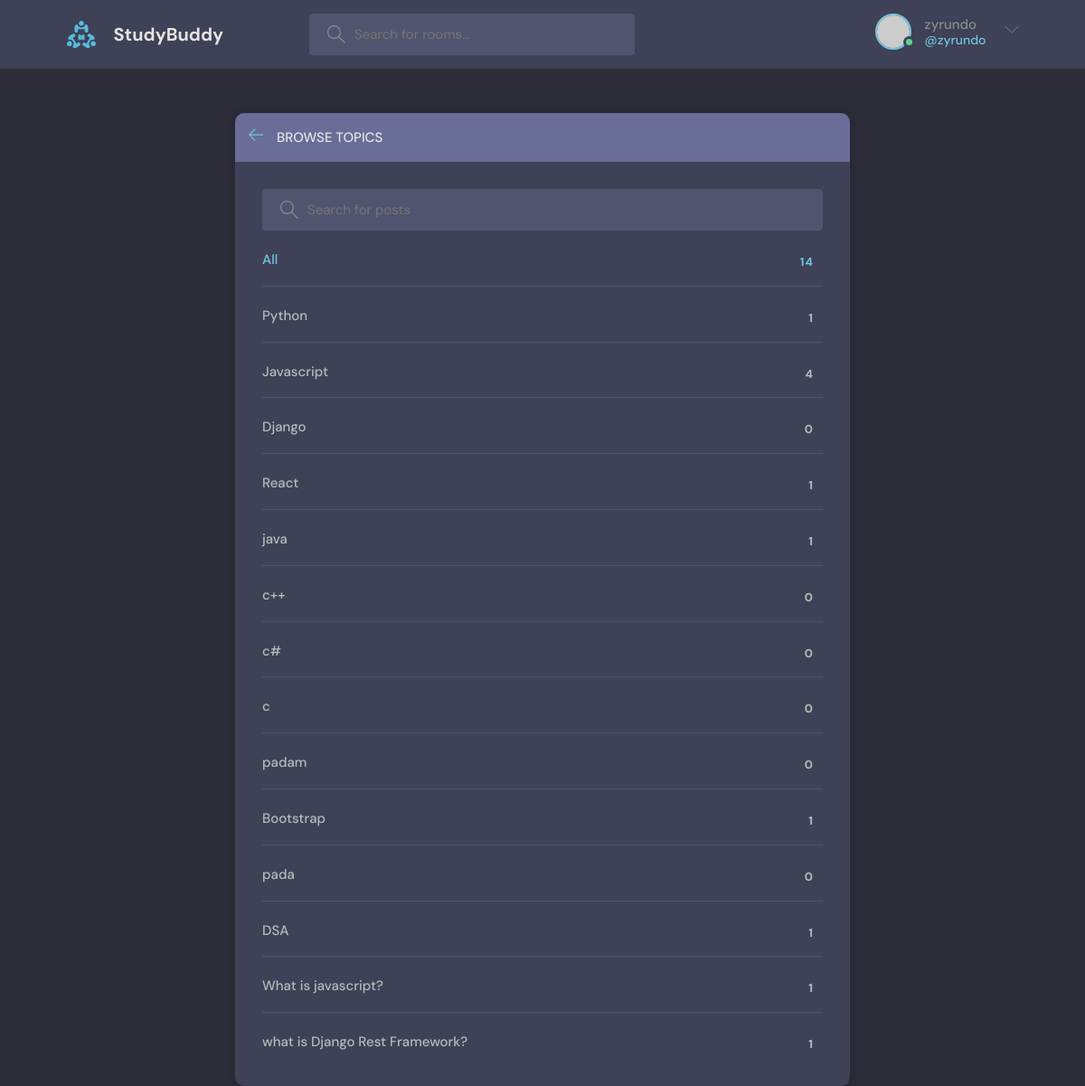
Screenshot of /topicPage (signed in) with the database file from the repository.
### base/models.py (models this page shows, shortened)
class Topic(models.Model):
    name = models.CharField(max_length=200)

### base/views.py (the view)
# urls.py: path('topicPage',views.topicPage,name='topicPage'),
def topicPage(request):
    q = request.GET.get('q') if request.GET.get('q') != None else ''
    topic = Topic.objects.filter(name__icontains = q)
    return render(request,'base/topics.html',{'topics':topic})

### base/templates/base/topics.html (shortened to what this page needs)
 {% extends 'main.html' %}
{% block content %}
    <main class="create-room layout">
      <div class="container">
        <div class="layout__box">
          <div class="layout__boxHeader">
            <div class="layout__boxTitle">
              <a href="{% url 'home' %}">
                <svg version="1.1" xmlns="http://www.w3.org/2000/svg" width="32" height="32" viewBox="0 0 32 32">
                  <title>arrow-left</title>
                  <path
                    d="M13.723 2.286l-13.723 13.714 13.719 13.714 1.616-1.611-10.96-10.96h27.625v-2.286h-27.625l10.965-10.965-1.616-1.607z"
                  ></path>
                </svg>
              </a>
              <h3>Browse Topics</h3>
            </div>
          </div>
          <div class="topics-page layout__body">
            <form action="" method="GET"  class="header__search">
              <label>
                <input name="q" placeholder="Search for posts" />
              </label>
            </form>
            <ul class="topics__list">
              <li>
                <a href="{% url 'topicPage' %}" class="active">All <span>{{topics.count}}</span></a>
              </li>
              {% for topic in topics %}
              <li>
                <a href="{% url 'home' %}?q={{topic.name}}">{{topic.name}} <span>{{topic.room_set.all.count}}</span></a>
              </li>
              {% endfor %}
            </ul>
          </div>
        </div>
      </div>
    </main>
{% endblock content %}

### templates/navbar.html (shortened to what this page needs)
{% load static %}
<header class="header header--loggedIn">
    <div class="container">
      <a href="{% url 'home' %}" class="header__logo">
        <img src="{% static  'images/logo.svg' %}" />
        <h1>StudyBuddy</h1>
      </a>
      <form class="header__search" method="GET" action="{% url 'home' %}">
        <label>
          <input name="q" placeholder="Search for rooms..." />
        </label>
      </form>
      <nav class="header__menu">
        {% if request.user.is_authenticated %}
        <div class="header__user">
          <a href="{% url 'update-user' %}">
            <div class="avatar avatar--medium active">
              <img src="https://randomuser.me/api/portraits/men/37.jpg" />
            </div>
            <p>{{request.user.username}}<span>@{{request.user.username}}</span></p>
          </a>
          <button class="dropdown-button">
            <svg version="1.1" xmlns="http://www.w3.org/2000/svg" width="32" height="32" viewBox="0 0 32 32">
              <title>chevron-down</title>
              <path d="M16 21l-13-13h-3l16 16 16-16h-3l-13 13z"></path>
            </svg>
          </button>
        </div>
        {% else %}
        <a href="{% url 'login_page' %}">
          <img src="{% static 'images/avatar.svg' %}" />
          <p>Login</p>
        </a>
        {% endif %}
      </nav>
    </div>
  </header>

### static/style/style.css (style rules this page uses)
:root { --color-main: #71c6dd; --color-main-light: #e1f6fb; --color-dark: #3f4156; --color-dark-medium: #51546e; --color-dark-light: #696d97; --color-light: #e5e5e5; --color-gray: #8b8b8b; --color-light-gray: #b2bdbd; --color-bg: #2d2d39; --color-success: #5dd693; --color-error: #fc4b0b; }
* { font-family: "DM Sans", -apple-system, BlinkMacSystemFont, "Segoe UI", Roboto, Oxygen, Ubuntu, Cantarell, "Open Sans", "Helvetica Neue", sans-serif; margin: 0; padding: 0; box-sizing: border-box; text-rendering: optimizeLegibility; font-size: inherit; }
html { font-size: 56.25%; }
@media only screen and (min-width: 1200px) { html { font-size: 62.5%; } }
body { line-height: 1.6; font-weight: 400; font-size: 1.5rem; color: var(--color-light-gray); background-color: var(--color-bg); min-height: 100vh; }
img { width: 100%; }
a { display: inline-block; color: var(--color-main); text-decoration: none; }
.container { max-width: 120rem; width: 90%; margin: auto; }
.avatar { position: relative; display: inline-block; border-radius: 50%; border: 2px solid var(--color-main); }
.avatar img { display: block; border-radius: 50%; object-fit: cover; object-position: center; }
.avatar::after { content: ""; display: block; position: absolute; background-color: var(--color-gray); z-index: 111; border-radius: 50%; border: 0.3rem solid var(--color-dark); }
.avatar.active::after { background-color: var(--color-success); }
.avatar.avatar--medium img { width: 3.6rem; height: 3.6rem; border-radius: 50%; }
.avatar.avatar--medium:after { width: 0.7rem; height: 0.7rem; bottom: 0px; right: -6px; }
.header { padding: 1.5rem; background-color: var(--color-dark); }
.header > .container { display: flex; gap: 9.5rem; }
.header__logo, .header__user { display: flex; gap: 2rem; align-items: center; }
.header__logo > img { height: 3.2rem; width: 3.2rem; }
.header__logo > h1 { font-weight: 700; font-size: 2rem; color: var(--color-light); }
.header__search > label { background-color: var(--color-dark-medium); padding: 1.3rem 1rem; display: flex; align-items: center; gap: 1rem; border-radius: 4px; }
.header__search svg { fill: var(--color-gray); width: 2rem; height: 2rem; margin-left: 1rem; }
.header__search input { width: 30rem; background: transparent; border: none; outline: none; color: var(--color-light); }
.header__menu { margin-left: auto; position: relative; }
.header__menu a { display: flex; gap: 1.5rem; align-items: center; font-weight: 500; text-decoration: none; color: var(--color-gray); }
.header__menu img { height: 3.6rem; }
.header__menu p { line-height: 1.2; }
.header__menu span { color: var(--color-main); font-weight: 500; font-size: 1.4rem; display: block; }
.header__menu svg { width: 1.6rem; height: 1.6rem; fill: var(--color-dark-light); }
.dropdown-button { background: transparent; border: 0; outline: 0; cursor: pointer; }
.layout { margin-top: 2.4rem; }
.layout > .container { display: flex; justify-content: space-between; align-items: flex-start; }
.layout__box { width: 90%; max-width: 48rem; min-height: 40rem; position: absolute; top: 62rem; left: 50%; transform: translate(-50%, -46%); background-color: var(--color-dark); border-radius: 1rem; box-shadow: 1px 1px 6px 3px rgba(0, 0, 0, 0.1); overflow: hidden; }
.layout__boxHeader { display: flex; padding: 1.5rem; background-color: var(--color-dark-light); }
.layout__boxTitle { display: flex; gap: 1.5rem; align-items: center; }
.layout__boxTitle h3 { text-transform: uppercase; font-weight: 500; color: var(--color-light); }
.layout__boxTitle svg { width: 1.6rem; height: 1.6rem; fill: var(--color-main); }
.layout__body { margin: 3rem; }
.topics__list { list-style: none; }
.topics__list li a { display: flex; justify-content: space-between; margin-bottom: 3rem; font-weight: 500; color: var(--color-light-gray); transition: all 0.3s ease-in-out; }
.topics__list li a.active, .topics__list li a:hover { color: var(--color-main); }
.topics__list li a span { padding: 0.5rem 1rem; background-color: var(--color-dark); border-radius: 3px; font-size: 1.3rem; font-weight: 700; letter-spacing: 1px; }
.topics-page .topics__list li:not(:last-child) a { margin: 2rem 0; padding-bottom: 1rem; text-decoration: none; border-bottom: 1px solid var(--color-dark-medium); }
.topics-page .header__search { display: block; }
.create-room.layout .layout__box { max-width: 68rem; }

### rows the page displays
Topic: name "Python", room_set.all.count "1"
Topic: name "Javascript", room_set.all.count "4"
Topic: name "Django", room_set.all.count "0"
Topic: name "React", room_set.all.count "1"
Topic: name "java", room_set.all.count "1"
Topic: name "c++", room_set.all.count "0"
Topic: name "c#", room_set.all.count "0"
Topic: name "c", room_set.all.count "0"
Topic: name "padam", room_set.all.count "0"
Topic: name "Bootstrap", room_set.all.count "1"
Topic: name "pada", room_set.all.count "0"
Topic: name "DSA", room_set.all.count "1"
Topic: name "What is javascript?", room_set.all.count "1"
Topic: name "what is Django Rest Framework?", room_set.all.count "1"

### other values shown
{{ request.user.username }} "zyrundo"
{{ topics.count }} "14"
